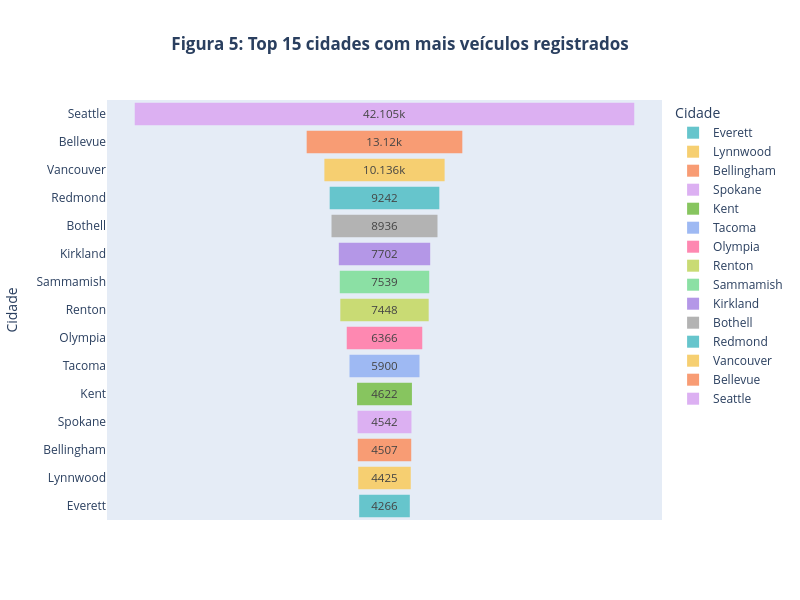

Notebook code cell kept with this figure:
### Code cell
# Plotando

fig = px.funnel(top_15_cidades,
            x='Quantidade', 
            y='Cidade',
            width=800, 
            height=600, 
            title="<b>Figura 5: Top 15 cidades com mais veículos registrados<b>",
            color="Cidade",
            color_discrete_sequence=px.colors.qualitative.Pastel)

fig.update_layout(title_x=0.5)

fig.show()

### Figure 1 — Plotly figure (JSON) as saved in the notebook; plotly's stock layout.template omitted (floating-point values rounded to 4 significant figures)
{"data": [{"hovertemplate": "Cidade=%{y}<br>Quantidade=%{x}<extra></extra>", "legendgroup": "Everett", "marker": {"color": "rgb(102, 197, 204)"}, "name": "Everett", "orientation": "h", "showlegend": true, "type": "funnel", "x": [4266], "xaxis": "x", "y": ["Everett"], "yaxis": "y"}, {"hovertemplate": "Cidade=%{y}<br>Quantidade=%{x}<extra></extra>", "legendgroup": "Lynnwood", "marker": {"color": "rgb(246, 207, 113)"}, "name": "Lynnwood", "orientation": "h", "showlegend": true, "type": "funnel", "x": [4425], "xaxis": "x", "y": ["Lynnwood"], "yaxis": "y"}, {"hovertemplate": "Cidade=%{y}<br>Quantidade=%{x}<extra></extra>", "legendgroup": "Bellingham", "marker": {"color": "rgb(248, 156, 116)"}, "name": "Bellingham", "orientation": "h", "showlegend": true, "type": "funnel", "x": [4507], "xaxis": "x", "y": ["Bellingham"], "yaxis": "y"}, {"hovertemplate": "Cidade=%{y}<br>Quantidade=%{x}<extra></extra>", "legendgroup": "Spokane", "marker": {"color": "rgb(220, 176, 242)"}, "name": "Spokane", "orientation": "h", "showlegend": true, "type": "funnel", "x": [4542], "xaxis": "x", "y": ["Spokane"], "yaxis": "y"}, {"hovertemplate": "Cidade=%{y}<br>Quantidade=%{x}<extra></extra>", "legendgroup": "Kent", "marker": {"color": "rgb(135, 197, 95)"}, "name": "Kent", "orientation": "h", "showlegend": true, "type": "funnel", "x": [4622], "xaxis": "x", "y": ["Kent"], "yaxis": "y"}, {"hovertemplate": "Cidade=%{y}<br>Quantidade=%{x}<extra></extra>", "legendgroup": "Tacoma", "marker": {"color": "rgb(158, 185, 243)"}, "name": "Tacoma", "orientation": "h", "showlegend": true, "type": "funnel", "x": [5900], "xaxis": "x", "y": ["Tacoma"], "yaxis": "y"}, {"hovertemplate": "Cidade=%{y}<br>Quantidade=%{x}<extra></extra>", "legendgroup": "Olympia", "marker": {"color": "rgb(254, 136, 177)"}, "name": "Olympia", "orientation": "h", "showlegend": true, "type": "funnel", "x": [6366], "xaxis": "x", "y": ["Olympia"], "yaxis": "y"}, {"hovertemplate": "Cidade=%{y}<br>Quantidade=%{x}<extra></extra>", "legendgroup": "Renton", "marker": {"color": "rgb(201, 219, 116)"}, "name": "Renton", "orientation": "h", "showlegend": true, "type": "funnel", "x": [7448], "xaxis": "x", "y": ["Renton"], "yaxis": "y"}, {"hovertemplate": "Cidade=%{y}<br>Quantidade=%{x}<extra></extra>", "legendgroup": "Sammamish", "marker": {"color": "rgb(139, 224, 164)"}, "name": "Sammamish", "orientation": "h", "showlegend": true, "type": "funnel", "x": [7539], "xaxis": "x", "y": ["Sammamish"], "yaxis": "y"}, {"hovertemplate": "Cidade=%{y}<br>Quantidade=%{x}<extra></extra>", "legendgroup": "Kirkland", "marker": {"color": "rgb(180, 151, 231)"}, "name": "Kirkland", "orientation": "h", "showlegend": true, "type": "funnel", "x": [7702], "xaxis": "x", "y": ["Kirkland"], "yaxis": "y"}, {"hovertemplate": "Cidade=%{y}<br>Quantidade=%{x}<extra></extra>", "legendgroup": "Bothell", "marker": {"color": "rgb(179, 179, 179)"}, "name": "Bothell", "orientation": "h", "showlegend": true, "type": "funnel", "x": [8936], "xaxis": "x", "y": ["Bothell"], "yaxis": "y"}, {"hovertemplate": "Cidade=%{y}<br>Quantidade=%{x}<extra></extra>", "legendgroup": "Redmond", "marker": {"color": "rgb(102, 197, 204)"}, "name": "Redmond", "orientation": "h", "showlegend": true, "type": "funnel", "x": [9242], "xaxis": "x", "y": ["Redmond"], "yaxis": "y"}, {"hovertemplate": "Cidade=%{y}<br>Quantidade=%{x}<extra></extra>", "legendgroup": "Vancouver", "marker": {"color": "rgb(246, 207, 113)"}, "name": "Vancouver", "orientation": "h", "showlegend": true, "type": "funnel", "x": [10136], "xaxis": "x", "y": ["Vancouver"], "yaxis": "y"}, {"hovertemplate": "Cidade=%{y}<br>Quantidade=%{x}<extra></extra>", "legendgroup": "Bellevue", "marker": {"color": "rgb(248, 156, 116)"}, "name": "Bellevue", "orientation": "h", "showlegend": true, "type": "funnel", "x": [13120], "xaxis": "x", "y": ["Bellevue"], "yaxis": "y"}, {"hovertemplate": "Cidade=%{y}<br>Quantidade=%{x}<extra></extra>", "legendgroup": "Seattle", "marker": {"color": "rgb(220, 176, 242)"}, "name": "Seattle", "orientation": "h", "showlegend": true, "type": "funnel", "x": [42105], "xaxis": "x", "y": ["Seattle"], "yaxis": "y"}], "layout": {"height": 600, "legend": {"title": {"text": "Cidade"}, "tracegroupgap": 0}, "title": {"text": "<b>Figura 5: Top 15 cidades com mais veículos registrados<b>", "x": 0.5}, "width": 800, "xaxis": {"anchor": "y", "domain": [0, 1], "title": {"text": "Quantidade"}}, "yaxis": {"anchor": "x", "categoryarray": ["Seattle", "Bellevue", "Vancouver", "Redmond", "Bothell", "Kirkland", "Sammamish", "Renton", "Olympia", "Tacoma", "Kent", "Spokane", "Bellingham", "Lynnwood", "Everett"], "categoryorder": "array", "domain": [0, 1], "title": {"text": "Cidade"}}}}
